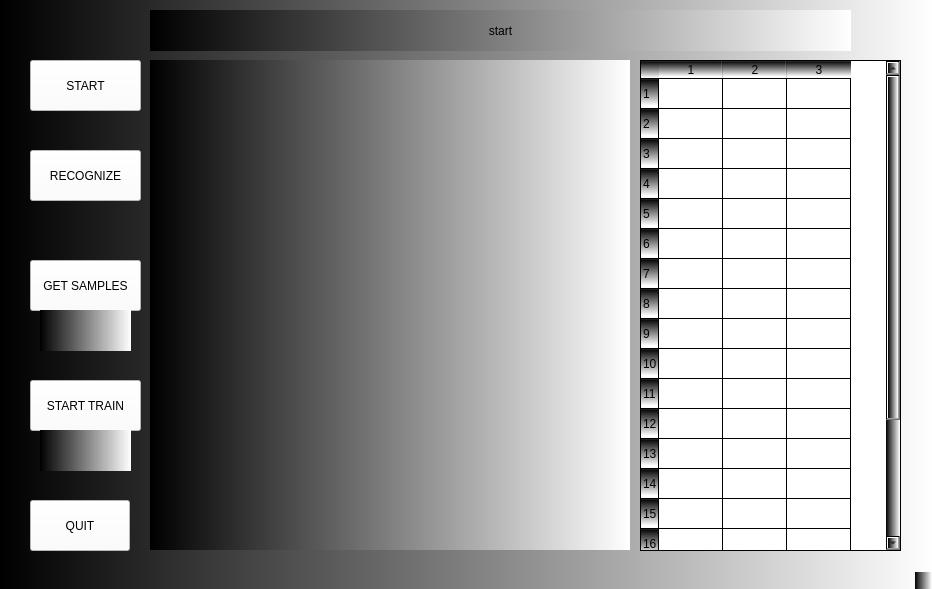
<?xml version="1.0" encoding="UTF-8"?>
<ui version="4.0">
 <class>MainWindow</class>
 <widget class="QMainWindow" name="MainWindow">
  <property name="geometry">
   <rect>
    <x>0</x>
    <y>0</y>
    <width>932</width>
    <height>589</height>
   </rect>
  </property>
  <property name="windowTitle">
   <string>MainWindow</string>
  </property>
  <property name="styleSheet">
   <string notr="true">background-color: qlineargradient(spread:pad, x1:0, y1:0, x2:1, y2:0, stop:0 rgba(0, 0, 0, 255), stop:1 rgba(255, 255, 255, 255));</string>
  </property>
  <widget class="QWidget" name="centralWidget">
   <property name="styleSheet">
    <string notr="true">background-color: qlineargradient(spread:pad, x1:0, y1:0, x2:1, y2:0, stop:0 rgba(0, 0, 0, 255), stop:1 rgba(255, 255, 255, 255));</string>
   </property>
   <widget class="QPushButton" name="GetSamples">
    <property name="geometry">
     <rect>
      <x>30</x>
      <y>260</y>
      <width>111</width>
      <height>51</height>
     </rect>
    </property>
    <property name="styleSheet">
     <string notr="true">background-color: rgb(255, 255, 255)</string>
    </property>
    <property name="text">
     <string>GET SAMPLES</string>
    </property>
   </widget>
   <widget class="QLabel" name="label111">
    <property name="geometry">
     <rect>
      <x>150</x>
      <y>60</y>
      <width>480</width>
      <height>490</height>
     </rect>
    </property>
    <property name="text">
     <string/>
    </property>
   </widget>
   <widget class="QPushButton" name="StartTrain">
    <property name="geometry">
     <rect>
      <x>30</x>
      <y>380</y>
      <width>111</width>
      <height>51</height>
     </rect>
    </property>
    <property name="styleSheet">
     <string notr="true">background-color: rgb(255, 255, 255)</string>
    </property>
    <property name="text">
     <string>START TRAIN</string>
    </property>
   </widget>
   <widget class="QPushButton" name="StartRecognize">
    <property name="geometry">
     <rect>
      <x>30</x>
      <y>150</y>
      <width>111</width>
      <height>51</height>
     </rect>
    </property>
    <property name="styleSheet">
     <string notr="true">background-color: rgb(255, 255, 255)</string>
    </property>
    <property name="text">
     <string>RECOGNIZE</string>
    </property>
   </widget>
   <widget class="QPushButton" name="start">
    <property name="geometry">
     <rect>
      <x>30</x>
      <y>60</y>
      <width>111</width>
      <height>51</height>
     </rect>
    </property>
    <property name="styleSheet">
     <string notr="true">background-color: rgb(255, 255, 255)</string>
    </property>
    <property name="text">
     <string>START</string>
    </property>
   </widget>
   <widget class="QPushButton" name="pushButton">
    <property name="geometry">
     <rect>
      <x>30</x>
      <y>500</y>
      <width>100</width>
      <height>51</height>
     </rect>
    </property>
    <property name="styleSheet">
     <string notr="true">background-color: rgb(255, 255, 255)</string>
    </property>
    <property name="text">
     <string>QUIT</string>
    </property>
   </widget>
   <widget class="QLabel" name="samples">
    <property name="geometry">
     <rect>
      <x>40</x>
      <y>310</y>
      <width>91</width>
      <height>41</height>
     </rect>
    </property>
    <property name="text">
     <string/>
    </property>
   </widget>
   <widget class="QLabel" name="trainer">
    <property name="geometry">
     <rect>
      <x>40</x>
      <y>430</y>
      <width>91</width>
      <height>41</height>
     </rect>
    </property>
    <property name="text">
     <string/>
    </property>
   </widget>
   <widget class="QTableWidget" name="tableWidget">
    <property name="geometry">
     <rect>
      <x>640</x>
      <y>60</y>
      <width>261</width>
      <height>491</height>
     </rect>
    </property>
    <property name="styleSheet">
     <string notr="true">background-color:qlineargradient(spread:pad, x1:0, y1:0, x2:0.0436893, y2:0.0284091, stop:0 rgba(0, 0, 0, 255), stop:0.912621 rgba(255, 255, 255, 255))</string>
    </property>
    <property name="lineWidth">
     <number>1</number>
    </property>
    <property name="autoScrollMargin">
     <number>16</number>
    </property>
    <property name="rowCount">
     <number>20</number>
    </property>
    <property name="columnCount">
     <number>3</number>
    </property>
    <attribute name="horizontalHeaderCascadingSectionResizes">
     <bool>false</bool>
    </attribute>
    <attribute name="horizontalHeaderMinimumSectionSize">
     <number>64</number>
    </attribute>
    <attribute name="horizontalHeaderDefaultSectionSize">
     <number>64</number>
    </attribute>
    <attribute name="verticalHeaderMinimumSectionSize">
     <number>24</number>
    </attribute>
    <attribute name="verticalHeaderDefaultSectionSize">
     <number>30</number>
    </attribute>
    <row/>
    <row/>
    <row/>
    <row/>
    <row/>
    <row/>
    <row/>
    <row/>
    <row/>
    <row/>
    <row/>
    <row/>
    <row/>
    <row/>
    <row/>
    <row/>
    <row/>
    <row/>
    <row/>
    <row/>
    <column/>
    <column/>
    <column/>
   </widget>
   <widget class="QLabel" name="nowtime">
    <property name="geometry">
     <rect>
      <x>150</x>
      <y>10</y>
      <width>701</width>
      <height>41</height>
     </rect>
    </property>
    <property name="text">
     <string>start</string>
    </property>
    <property name="textFormat">
     <enum>Qt::AutoText</enum>
    </property>
    <property name="scaledContents">
     <bool>false</bool>
    </property>
    <property name="alignment">
     <set>Qt::AlignCenter</set>
    </property>
    <property name="indent">
     <number>-3</number>
    </property>
   </widget>
  </widget>
  <widget class="QStatusBar" name="statusBar"/>
  <action name="action2015_04_25">
   <property name="text">
    <string>2015.04.25</string>
   </property>
  </action>
 </widget>
 <layoutdefault spacing="6" margin="11"/>
 <resources/>
 <connections/>
</ui>
